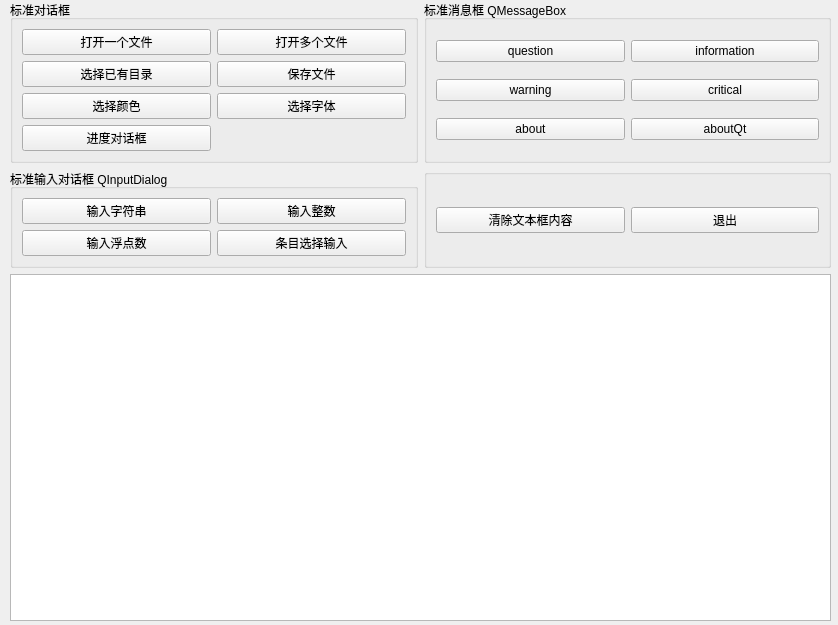
<?xml version="1.0" encoding="UTF-8"?>
<ui version="4.0">
 <class>Widget</class>
 <widget class="QWidget" name="Widget">
  <property name="geometry">
   <rect>
    <x>0</x>
    <y>0</y>
    <width>838</width>
    <height>625</height>
   </rect>
  </property>
  <property name="windowTitle">
   <string>Widget</string>
  </property>
  <widget class="QWidget" name="layoutWidget">
   <property name="geometry">
    <rect>
     <x>10</x>
     <y>0</y>
     <width>821</width>
     <height>621</height>
    </rect>
   </property>
   <layout class="QVBoxLayout" name="verticalLayout">
    <item>
     <layout class="QGridLayout" name="gridLayout_4">
      <item row="0" column="0">
       <widget class="QGroupBox" name="groupBox">
        <property name="title">
         <string>标准对话框</string>
        </property>
        <layout class="QGridLayout" name="gridLayout">
         <item row="0" column="0">
          <widget class="QPushButton" name="btnOpen">
           <property name="text">
            <string>打开一个文件</string>
           </property>
          </widget>
         </item>
         <item row="0" column="1">
          <widget class="QPushButton" name="btnOpenMulti">
           <property name="text">
            <string>打开多个文件</string>
           </property>
          </widget>
         </item>
         <item row="1" column="0">
          <widget class="QPushButton" name="btnSelDir">
           <property name="text">
            <string>选择已有目录</string>
           </property>
          </widget>
         </item>
         <item row="1" column="1">
          <widget class="QPushButton" name="btnSave">
           <property name="text">
            <string>保存文件</string>
           </property>
          </widget>
         </item>
         <item row="2" column="0">
          <widget class="QPushButton" name="btnColor">
           <property name="text">
            <string>选择颜色</string>
           </property>
          </widget>
         </item>
         <item row="2" column="1">
          <widget class="QPushButton" name="btnFont">
           <property name="text">
            <string>选择字体</string>
           </property>
          </widget>
         </item>
         <item row="3" column="0">
          <widget class="QPushButton" name="btnProgress">
           <property name="text">
            <string>进度对话框</string>
           </property>
          </widget>
         </item>
        </layout>
       </widget>
      </item>
      <item row="0" column="1">
       <widget class="QGroupBox" name="groupBox_2">
        <property name="title">
         <string>标准消息框 QMessageBox</string>
        </property>
        <layout class="QGridLayout" name="gridLayout_2">
         <item row="0" column="0">
          <widget class="QPushButton" name="btnMsgQuestion">
           <property name="text">
            <string>question</string>
           </property>
          </widget>
         </item>
         <item row="0" column="1">
          <widget class="QPushButton" name="btnMsgInformation">
           <property name="text">
            <string>information</string>
           </property>
          </widget>
         </item>
         <item row="1" column="0">
          <widget class="QPushButton" name="btnMsgWarning">
           <property name="text">
            <string>warning</string>
           </property>
          </widget>
         </item>
         <item row="1" column="1">
          <widget class="QPushButton" name="btnMsgCritical">
           <property name="text">
            <string>critical</string>
           </property>
          </widget>
         </item>
         <item row="2" column="0">
          <widget class="QPushButton" name="btnMsgAbout">
           <property name="text">
            <string>about</string>
           </property>
          </widget>
         </item>
         <item row="2" column="1">
          <widget class="QPushButton" name="btnMsgAboutQt">
           <property name="text">
            <string>aboutQt</string>
           </property>
          </widget>
         </item>
        </layout>
       </widget>
      </item>
      <item row="1" column="0">
       <widget class="QGroupBox" name="groupBox_3">
        <property name="title">
         <string>标准输入对话框 QInputDialog</string>
        </property>
        <layout class="QGridLayout" name="gridLayout_3">
         <item row="0" column="0">
          <widget class="QPushButton" name="btnInputString">
           <property name="text">
            <string>输入字符串</string>
           </property>
          </widget>
         </item>
         <item row="0" column="1">
          <widget class="QPushButton" name="btnInputInt">
           <property name="text">
            <string>输入整数</string>
           </property>
          </widget>
         </item>
         <item row="1" column="0">
          <widget class="QPushButton" name="btnInputFloat">
           <property name="text">
            <string>输入浮点数</string>
           </property>
          </widget>
         </item>
         <item row="1" column="1">
          <widget class="QPushButton" name="btnInputItem">
           <property name="text">
            <string>条目选择输入</string>
           </property>
          </widget>
         </item>
        </layout>
       </widget>
      </item>
      <item row="1" column="1">
       <widget class="QGroupBox" name="groupBox_4">
        <property name="title">
         <string/>
        </property>
        <layout class="QHBoxLayout" name="horizontalLayout">
         <item>
          <widget class="QPushButton" name="btnClearText">
           <property name="text">
            <string>清除文本框内容</string>
           </property>
          </widget>
         </item>
         <item>
          <widget class="QPushButton" name="btnClose">
           <property name="text">
            <string>退出</string>
           </property>
          </widget>
         </item>
        </layout>
       </widget>
      </item>
     </layout>
    </item>
    <item>
     <widget class="QPlainTextEdit" name="plainTextEdit"/>
    </item>
   </layout>
  </widget>
 </widget>
 <resources/>
 <connections>
  <connection>
   <sender>btnClearText</sender>
   <signal>clicked()</signal>
   <receiver>plainTextEdit</receiver>
   <slot>clear()</slot>
   <hints>
    <hint type="sourcelabel">
     <x>527</x>
     <y>158</y>
    </hint>
    <hint type="destinationlabel">
     <x>420</x>
     <y>409</y>
    </hint>
   </hints>
  </connection>
  <connection>
   <sender>btnClose</sender>
   <signal>clicked()</signal>
   <receiver>Widget</receiver>
   <slot>close()</slot>
   <hints>
    <hint type="sourcelabel">
     <x>723</x>
     <y>158</y>
    </hint>
    <hint type="destinationlabel">
     <x>418</x>
     <y>312</y>
    </hint>
   </hints>
  </connection>
 </connections>
</ui>
